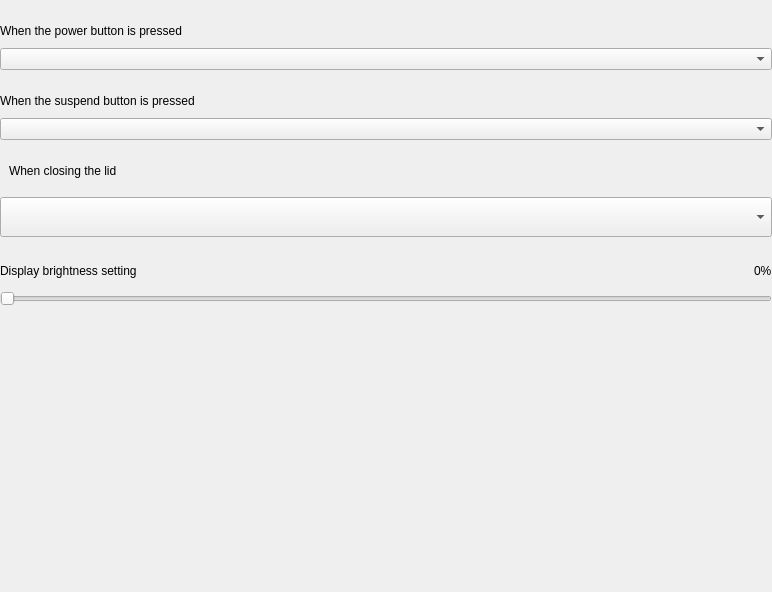
<?xml version="1.0" encoding="UTF-8"?>
<ui version="4.0">
 <class>GeneralSettingsPage</class>
 <widget class="QWidget" name="GeneralSettingsPage">
  <property name="geometry">
   <rect>
    <x>0</x>
    <y>0</y>
    <width>772</width>
    <height>592</height>
   </rect>
  </property>
  <property name="windowTitle">
   <string>GeneralSettingsPage</string>
  </property>
  <layout class="QVBoxLayout" name="verticalLayout">
   <property name="spacing">
    <number>0</number>
   </property>
   <property name="leftMargin">
    <number>0</number>
   </property>
   <property name="topMargin">
    <number>0</number>
   </property>
   <property name="rightMargin">
    <number>0</number>
   </property>
   <property name="bottomMargin">
    <number>0</number>
   </property>
   <item>
    <layout class="QHBoxLayout" name="horizontalLayout">
     <property name="topMargin">
      <number>24</number>
     </property>
     <item>
      <widget class="QLabel" name="label">
       <property name="text">
        <string>When the power button is pressed</string>
       </property>
      </widget>
     </item>
    </layout>
   </item>
   <item>
    <layout class="QHBoxLayout" name="horizontalLayout_2" stretch="0">
     <property name="topMargin">
      <number>10</number>
     </property>
     <item>
      <widget class="QComboBox" name="combo_powerButton"/>
     </item>
    </layout>
   </item>
   <item>
    <layout class="QHBoxLayout" name="horizontalLayout_3">
     <property name="topMargin">
      <number>24</number>
     </property>
     <item>
      <widget class="QLabel" name="label_2">
       <property name="text">
        <string>When the suspend button is pressed</string>
       </property>
      </widget>
     </item>
    </layout>
   </item>
   <item>
    <layout class="QHBoxLayout" name="horizontalLayout_4">
     <property name="topMargin">
      <number>10</number>
     </property>
     <item>
      <widget class="QComboBox" name="combo_suspendButton"/>
     </item>
    </layout>
   </item>
   <item>
    <widget class="QWidget" name="widget_lidLabel" native="true">
     <layout class="QHBoxLayout" name="horizontalLayout_5">
      <property name="topMargin">
       <number>24</number>
      </property>
      <item>
       <widget class="QLabel" name="label_3">
        <property name="text">
         <string>When closing the lid</string>
        </property>
       </widget>
      </item>
     </layout>
    </widget>
   </item>
   <item>
    <widget class="QWidget" name="widget_lidCombo" native="true">
     <property name="autoFillBackground">
      <bool>false</bool>
     </property>
     <layout class="QHBoxLayout" name="horizontalLayout_6">
      <property name="spacing">
       <number>0</number>
      </property>
      <property name="leftMargin">
       <number>0</number>
      </property>
      <property name="topMargin">
       <number>10</number>
      </property>
      <property name="rightMargin">
       <number>0</number>
      </property>
      <property name="bottomMargin">
       <number>0</number>
      </property>
      <item>
       <widget class="QComboBox" name="combo_closingLid">
        <property name="sizePolicy">
         <sizepolicy hsizetype="Preferred" vsizetype="Fixed">
          <horstretch>0</horstretch>
          <verstretch>0</verstretch>
         </sizepolicy>
        </property>
        <property name="minimumSize">
         <size>
          <width>0</width>
          <height>40</height>
         </size>
        </property>
        <property name="maximumSize">
         <size>
          <width>16777215</width>
          <height>40</height>
         </size>
        </property>
       </widget>
      </item>
     </layout>
    </widget>
   </item>
   <item>
    <layout class="QHBoxLayout" name="horizontalLayout_7">
     <property name="topMargin">
      <number>24</number>
     </property>
     <item>
      <widget class="QLabel" name="label_brightness">
       <property name="text">
        <string>Display brightness setting</string>
       </property>
      </widget>
     </item>
     <item>
      <spacer name="horizontalSpacer">
       <property name="orientation">
        <enum>Qt::Horizontal</enum>
       </property>
       <property name="sizeHint" stdset="0">
        <size>
         <width>40</width>
         <height>20</height>
        </size>
       </property>
      </spacer>
     </item>
     <item>
      <widget class="QLabel" name="label_brightnessPercent">
       <property name="text">
        <string>0%</string>
       </property>
      </widget>
     </item>
    </layout>
   </item>
   <item>
    <layout class="QHBoxLayout" name="horizontalLayout_9">
     <property name="topMargin">
      <number>10</number>
     </property>
     <item>
      <widget class="QSlider" name="slider_brightness">
       <property name="orientation">
        <enum>Qt::Horizontal</enum>
       </property>
      </widget>
     </item>
    </layout>
   </item>
   <item>
    <spacer name="verticalSpacer">
     <property name="orientation">
      <enum>Qt::Vertical</enum>
     </property>
     <property name="sizeHint" stdset="0">
      <size>
       <width>20</width>
       <height>40</height>
      </size>
     </property>
    </spacer>
   </item>
  </layout>
 </widget>
 <resources/>
 <connections/>
</ui>
